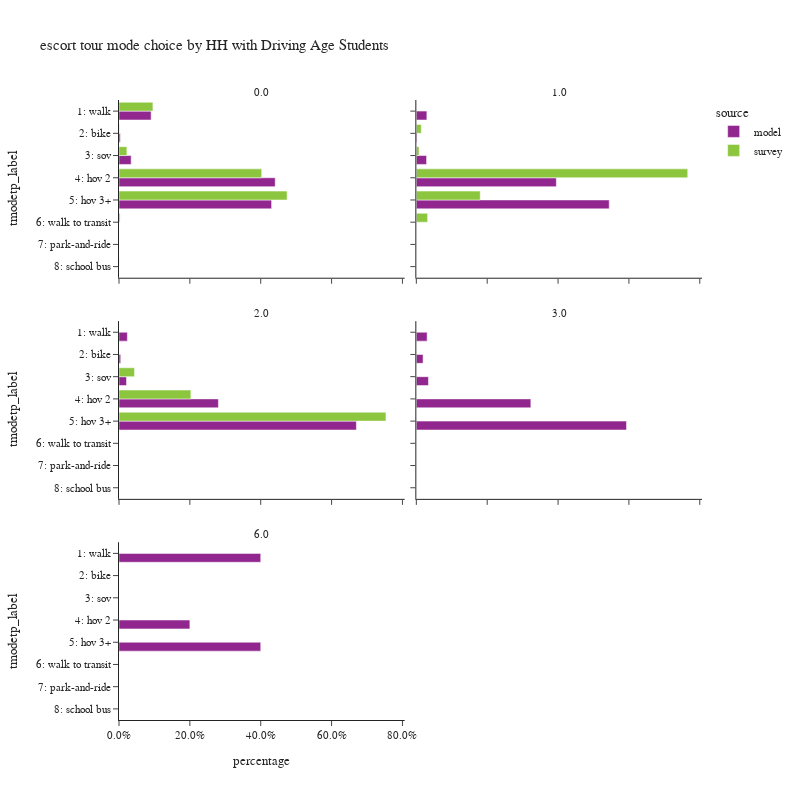

The cell this chart's notebook holds for it:
### Code cell
plot_mode_choice(es_tour,
                 "hhhsc",
                 {
                  "tmodetp_label":["1: walk","2: bike","3: sov","4: hov 2","5: hov 3+","6: walk to transit",
                                   "7: park-and-ride","8: school bus","9: other–survey only"]},
                 "HH with Driving Age Students",2,800)

### Figure 1 — Plotly figure (JSON) as saved in the notebook; plotly's stock layout.template omitted (floating-point values rounded to 4 significant figures)
{"data": [{"alignmentgroup": "True", "customdata": [[50892], [2015], [19263], [247607], [241930]], "hovertemplate": "source=model<br>hhhsc=0.0<br>percentage=%{x}<br>tmodetp_label=%{y}<br>sample count=%{customdata[0]}<extra></extra>", "legendgroup": "model", "marker": {"color": "#91268F", "pattern": {"shape": ""}}, "name": "model", "offsetgroup": "model", "orientation": "h", "showlegend": true, "textposition": "auto", "type": "bar", "x": [0.0906, 0.003587, 0.03429, 0.4408, 0.4307], "xaxis": "x5", "y": ["1: walk", "2: bike", "3: sov", "4: hov 2", "5: hov 3+"], "yaxis": "y5"}, {"alignmentgroup": "True", "customdata": [[1714], [114], [1668], [22796], [31402]], "hovertemplate": "source=model<br>hhhsc=1.0<br>percentage=%{x}<br>tmodetp_label=%{y}<br>sample count=%{customdata[0]}<extra></extra>", "legendgroup": "model", "marker": {"color": "#91268F", "pattern": {"shape": ""}}, "name": "model", "offsetgroup": "model", "orientation": "h", "showlegend": false, "textposition": "auto", "type": "bar", "x": [0.02971, 0.001976, 0.02891, 0.3951, 0.5443], "xaxis": "x6", "y": ["1: walk", "2: bike", "3: sov", "4: hov 2", "5: hov 3+"], "yaxis": "y6"}, {"alignmentgroup": "True", "customdata": [[185], [38], [166], [2202], [5260]], "hovertemplate": "source=model<br>hhhsc=2.0<br>percentage=%{x}<br>tmodetp_label=%{y}<br>sample count=%{customdata[0]}<extra></extra>", "legendgroup": "model", "marker": {"color": "#91268F", "pattern": {"shape": ""}}, "name": "model", "offsetgroup": "model", "orientation": "h", "showlegend": false, "textposition": "auto", "type": "bar", "x": [0.02356, 0.00484, 0.02114, 0.2805, 0.67], "xaxis": "x3", "y": ["1: walk", "2: bike", "3: sov", "4: hov 2", "5: hov 3+"], "yaxis": "y3"}, {"alignmentgroup": "True", "customdata": [[8], [5], [9], [85], [156]], "hovertemplate": "source=model<br>hhhsc=3.0<br>percentage=%{x}<br>tmodetp_label=%{y}<br>sample count=%{customdata[0]}<extra></extra>", "legendgroup": "model", "marker": {"color": "#91268F", "pattern": {"shape": ""}}, "name": "model", "offsetgroup": "model", "orientation": "h", "showlegend": false, "textposition": "auto", "type": "bar", "x": [0.03042, 0.01901, 0.03422, 0.3232, 0.5932], "xaxis": "x4", "y": ["1: walk", "2: bike", "3: sov", "4: hov 2", "5: hov 3+"], "yaxis": "y4"}, {"alignmentgroup": "True", "customdata": [[2], [1], [2]], "hovertemplate": "source=model<br>hhhsc=6.0<br>percentage=%{x}<br>tmodetp_label=%{y}<br>sample count=%{customdata[0]}<extra></extra>", "legendgroup": "model", "marker": {"color": "#91268F", "pattern": {"shape": ""}}, "name": "model", "offsetgroup": "model", "orientation": "h", "showlegend": false, "textposition": "auto", "type": "bar", "x": [0.4, 0.2, 0.4], "xaxis": "x", "y": ["1: walk", "4: hov 2", "5: hov 3+"], "yaxis": "y"}, {"alignmentgroup": "True", "customdata": [[79], [10], [27], [258], [212], [9], [3]], "hovertemplate": "source=survey<br>hhhsc=0.0<br>percentage=%{x}<br>tmodetp_label=%{y}<br>sample count=%{customdata[0]}<extra></extra>", "legendgroup": "survey", "marker": {"color": "#8CC63E", "pattern": {"shape": ""}}, "name": "survey", "offsetgroup": "survey", "orientation": "h", "showlegend": true, "textposition": "auto", "type": "bar", "x": [0.09573, 0.00119, 0.02228, 0.4027, 0.4745, 0.003052, 0.0005548], "xaxis": "x5", "y": ["1: walk", "2: bike", "3: sov", "4: hov 2", "5: hov 3+", "6: walk to transit", "8: school bus"], "yaxis": "y5"}, {"alignmentgroup": "True", "customdata": [[1], [1], [1], [29], [11], [1]], "hovertemplate": "source=survey<br>hhhsc=1.0<br>percentage=%{x}<br>tmodetp_label=%{y}<br>sample count=%{customdata[0]}<extra></extra>", "legendgroup": "survey", "marker": {"color": "#8CC63E", "pattern": {"shape": ""}}, "name": "survey", "offsetgroup": "survey", "orientation": "h", "showlegend": false, "textposition": "auto", "type": "bar", "x": [0.000217, 0.01403, 0.007579, 0.766, 0.1803, 0.0319], "xaxis": "x6", "y": ["1: walk", "2: bike", "3: sov", "4: hov 2", "5: hov 3+", "6: walk to transit"], "yaxis": "y6"}, {"alignmentgroup": "True", "customdata": [[1], [2], [6]], "hovertemplate": "source=survey<br>hhhsc=2.0<br>percentage=%{x}<br>tmodetp_label=%{y}<br>sample count=%{customdata[0]}<extra></extra>", "legendgroup": "survey", "marker": {"color": "#8CC63E", "pattern": {"shape": ""}}, "name": "survey", "offsetgroup": "survey", "orientation": "h", "showlegend": false, "textposition": "auto", "type": "bar", "x": [0.04369, 0.2029, 0.7534], "xaxis": "x3", "y": ["3: sov", "4: hov 2", "5: hov 3+"], "yaxis": "y3"}], "layout": {"annotations": [{"font": {}, "showarrow": false, "text": "6.0", "x": 0.245, "xanchor": "center", "xref": "paper", "y": 0.2867, "yanchor": "bottom", "yref": "paper"}, {"font": {}, "showarrow": false, "text": "2.0", "x": 0.245, "xanchor": "center", "xref": "paper", "y": 0.6433, "yanchor": "bottom", "yref": "paper"}, {"font": {}, "showarrow": false, "text": "3.0", "x": 0.755, "xanchor": "center", "xref": "paper", "y": 0.6433, "yanchor": "bottom", "yref": "paper"}, {"font": {}, "showarrow": false, "text": "0.0", "x": 0.245, "xanchor": "center", "xref": "paper", "y": 1.0, "yanchor": "bottom", "yref": "paper"}, {"font": {}, "showarrow": false, "text": "1.0", "x": 0.755, "xanchor": "center", "xref": "paper", "y": 1.0, "yanchor": "bottom", "yref": "paper"}], "barmode": "group", "height": 800, "legend": {"title": {"text": "source"}, "tracegroupgap": 0}, "title": {"text": "escort tour mode choice by HH with Driving Age Students"}, "width": 800, "xaxis": {"anchor": "y", "domain": [0.0, 0.49], "tickformat": ".1%", "title": {"text": "percentage"}}, "xaxis2": {"anchor": "y2", "domain": [0.51, 1.0], "matches": "x", "tickformat": ".1%", "title": {"text": "percentage"}}, "xaxis3": {"anchor": "y3", "domain": [0.0, 0.49], "matches": "x", "showticklabels": false, "tickformat": ".1%"}, "xaxis4": {"anchor": "y4", "domain": [0.51, 1.0], "matches": "x", "showticklabels": false, "tickformat": ".1%"}, "xaxis5": {"anchor": "y5", "domain": [0.0, 0.49], "matches": "x", "showticklabels": false, "tickformat": ".1%"}, "xaxis6": {"anchor": "y6", "domain": [0.51, 1.0], "matches": "x", "showticklabels": false, "tickformat": ".1%"}, "yaxis": {"anchor": "x", "categoryarray": ["9: other–survey only", "8: school bus", "7: park-and-ride", "6: walk to transit", "5: hov 3+", "4: hov 2", "3: sov", "2: bike", "1: walk"], "categoryorder": "array", "domain": [0.0, 0.2867], "title": {"text": "tmodetp_label"}}, "yaxis2": {"anchor": "x2", "domain": [0.0, 0.2867], "matches": "y", "showticklabels": false}, "yaxis3": {"anchor": "x3", "categoryarray": ["9: other–survey only", "8: school bus", "7: park-and-ride", "6: walk to transit", "5: hov 3+", "4: hov 2", "3: sov", "2: bike", "1: walk"], "categoryorder": "array", "domain": [0.3567, 0.6433], "matches": "y", "title": {"text": "tmodetp_label"}}, "yaxis4": {"anchor": "x4", "domain": [0.3567, 0.6433], "matches": "y", "showticklabels": false}, "yaxis5": {"anchor": "x5", "categoryarray": ["9: other–survey only", "8: school bus", "7: park-and-ride", "6: walk to transit", "5: hov 3+", "4: hov 2", "3: sov", "2: bike", "1: walk"], "categoryorder": "array", "domain": [0.7133, 1.0], "matches": "y", "title": {"text": "tmodetp_label"}}, "yaxis6": {"anchor": "x6", "domain": [0.7133, 1.0], "matches": "y", "showticklabels": false}}}
